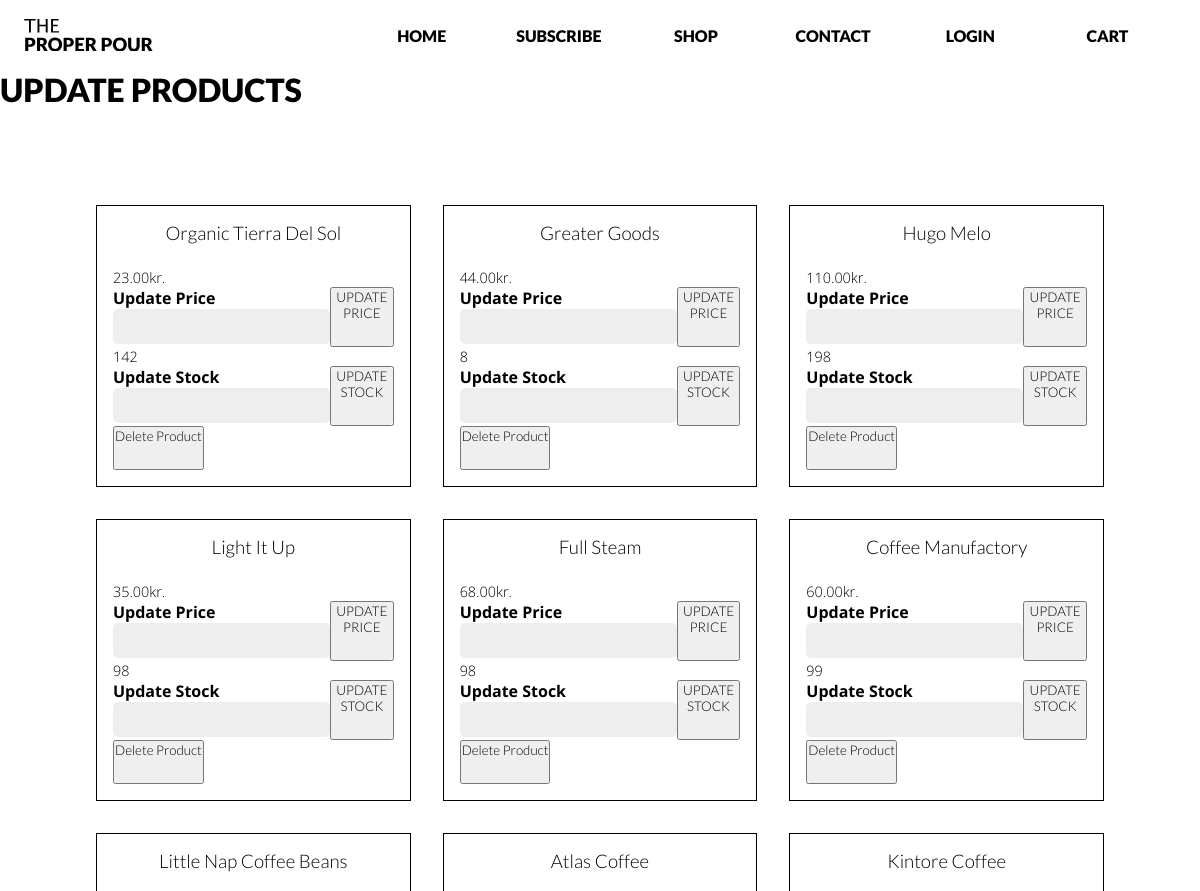
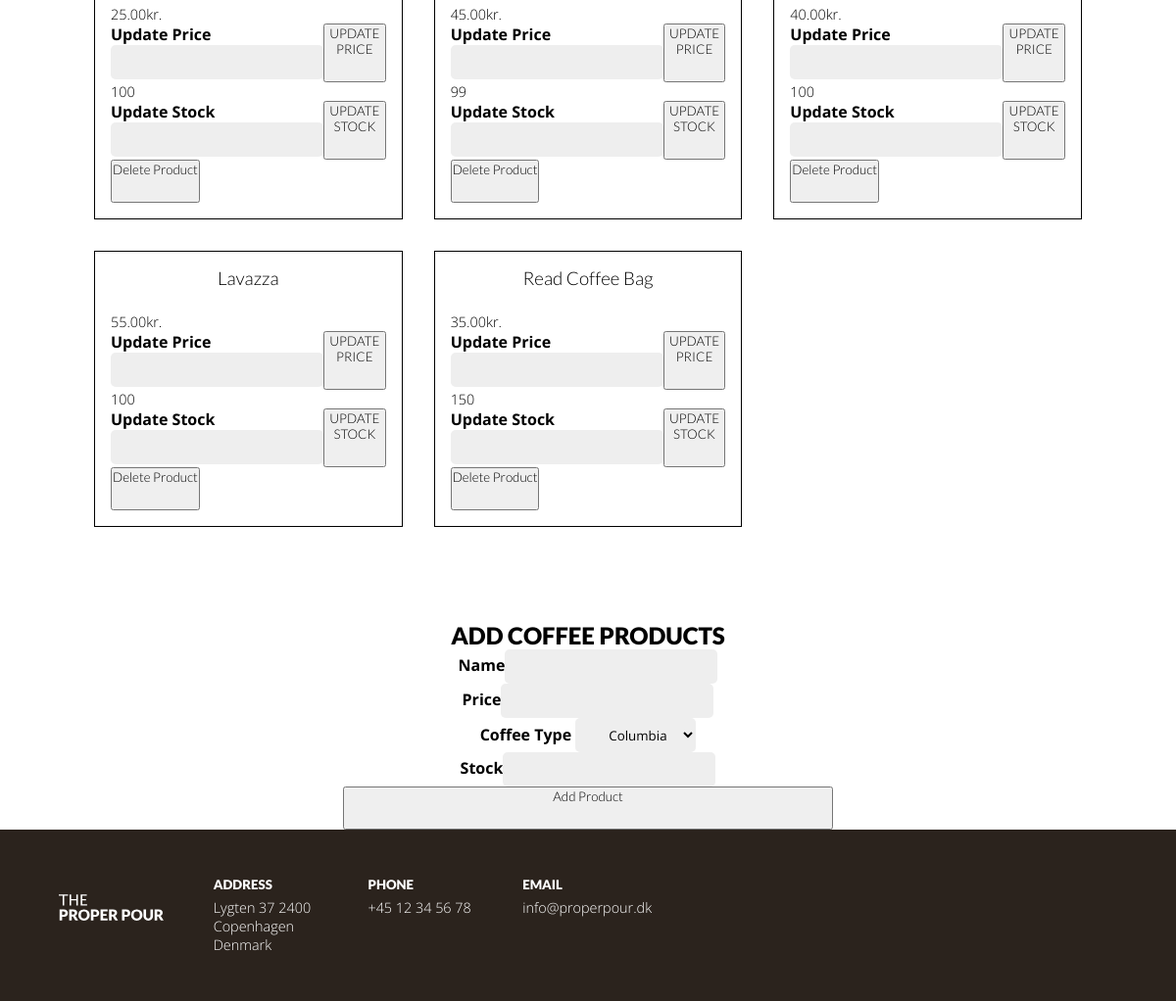
The app's page /admin.php with its own data (2 pictures, top to bottom).
### tables this page shows
CREATE TABLE `tproduct` (
  `nProductID` int(10) UNSIGNED NOT NULL,
  `cName` varchar(50) NOT NULL,
  `nCoffeeTypeID` mediumint(8) UNSIGNED NOT NULL,
  `nPrice` decimal(5,2) NOT NULL DEFAULT 0.00,
  `nStock` int(11) NOT NULL DEFAULT 0,
  `bActive` tinyint(1) NOT NULL DEFAULT 1
);

### admin.php (the view, shortened to what this page needs)
<?php
require_once(__DIR__.'/components/header.php');
require_once(__DIR__.'/connection.php');
?>
<main>
<h1>Update Products</h1>
<div class="adminProducts">
<?php
    $sql = "SELECT * FROM tProduct";
    $statement = $connection->prepare($sql);
    if($statement->execute()){
        $products = $statement->fetchAll(PDO::FETCH_ASSOC);
    foreach($products as $row){
        if($row['bActive']==1){
            echo '
            <div class="adminProduct" id="product-'.$row['nProductID'].' ">
            <h3 class="adminProductName">'.$row['cName'].' </h3>
            <p class="adminPropertyPrice">'.$row['nPrice'].'kr.</p>
            <form method="post" id="frmUpdatePrice">
    <label for="">Update Price<input type="text" name="updatePrice"></label>
    <button type="submit" class="btnUpdatePrice">UPDATE PRICE</button>
</form>
            <p class="propertyStock">'.$row['nStock'].'</p>
            <form method="post" id="frmUpdateStock">
    <label for="">Update Stock<input type="text" name="updateStock"></label>
    <button type="submit" class="btnUpdateStock">UPDATE STOCK</button>
</form>
<button class="btnDeleteProduct">Delete Product</button>
            </div>
            ';
        }
    }
}
?>
</div>
<div>
<h2>Add Coffee products</h2>
<form method="POST" id="frmAddProduct">
    <label for="">Name<input type="text" name="newName"></label>
    <label for="">Price<input type="text" name="newPrice"></label>
    <label for="">Coffee Type
        <select name="newCoffeetype" id="">
            <option value="1">Columbia</option>
        </select>
    </label>
    <label for="">Stock<input type="text" name="newStock"></label>
        <button class="btnAddProduct">Add Product</button>
        </form>
</div>
</main>
<?php
require_once(__DIR__.'/components/footer.php');

### style.css (style rules this page uses)
* { box-sizing: border-box; padding: 0; margin: 0; }
html { scroll-behavior: smooth; }
svg { width: 100%; height: 100%; }
h1, h2, h5, a, .step-no .no, .frontpage h2, #formSearch label, .product h3, .filter h3, .testResults h3, .profile-details h3 { font-family: "Lato", sans-serif; font-weight: 900; text-transform: uppercase; text-align: center; }
h1 { text-align: inherit; }
h3, h5, .step-no .no, .frontpage h3 { padding-bottom: 2vw; }
h3, h4, button, .checkmark { font-family: "Lato", sans-serif; font-weight: 300; color: #000; text-align: center; padding-bottom: 2vw; }
p { font-size: calc(0.8em + 10%); }
body { font-family: "Open sans", sans-serif; font-weight: 300; color: black; max-width: 100vw; }
option, select { font-family: "Open sans", sans-serif; }
footer svg { fill: #fff; width: 80%; height: 80%; }
input::placeholder, select > option { text-transform: uppercase; }
#frmAddProduct, #frmUpdateStock, #frmUpdatePrice { display: grid; margin: auto; }
#frmUpdateStock, #frmUpdatePrice { grid-template-columns: 1fr 1fr; }
#frmAddProduct { grid-template-columns: 1fr; text-align: center; width: 500px; margin: auto; }
.adminProducts { margin: 5em; display: grid; grid-template-columns: 1fr 1fr 1fr; }
.adminProduct { margin: 1em; border: 1px solid black; padding: 1em; }
label { font-weight: bold; }
input[type="text"], input[type="email"], input[type="password"], select { border: 0; border-radius: 5px; height: 35px; padding: 10px 10px 10px 30px; background: #eee; }
input[type="text"]:valid, input[type="email"]:valid, input[type="password"]:valid { background-size: 20px; background-repeat: no-repeat; background-position: 5px 6px; }

### records on screen
tproduct: cName "Organic Tierra Del Sol", nPrice "23.00", nStock "142"
tproduct: cName "Greater Goods", nPrice "44.00", nStock "8"
tproduct: cName "Hugo Melo", nPrice "110.00", nStock "198"
tproduct: cName "Light It Up", nPrice "35.00", nStock "98"
tproduct: cName "Full Steam", nPrice "68.00", nStock "98"
tproduct: cName "Coffee Manufactory", nPrice "60.00", nStock "99"
tproduct: cName "Little Nap Coffee Beans", nPrice "25.00", nStock "100"
tproduct: cName "Atlas Coffee", nPrice "45.00", nStock "99"
tproduct: cName "Kintore Coffee", nPrice "40.00", nStock "100"
tproduct: cName "Lavazza", nPrice "55.00", nStock "100"
tproduct: cName "Read Coffee Bag", nPrice "35.00", nStock "150"

### other values on screen
$menuPath "LOGIN"
